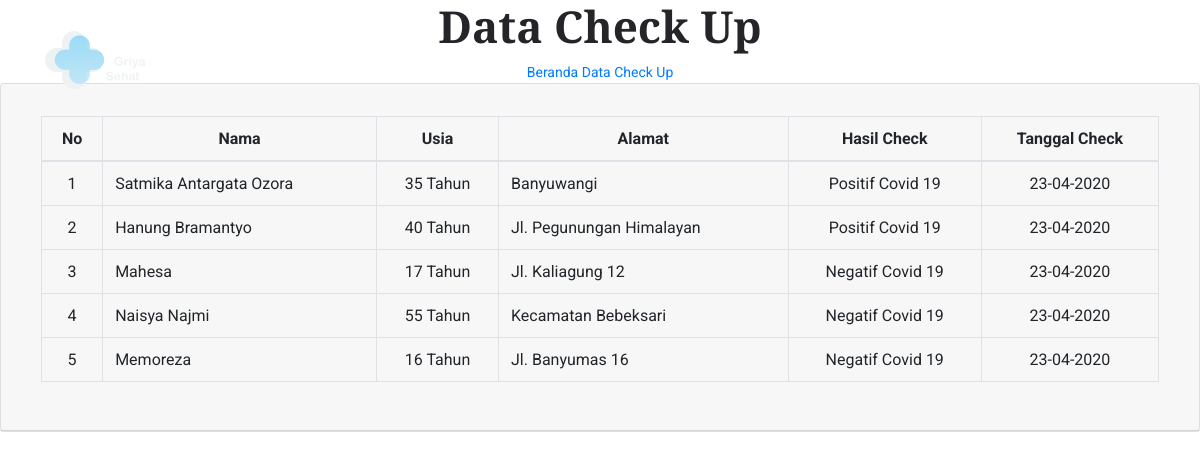
The page /pelayanan/data_checkup.php on the database its author committed.
### tables this page shows
CREATE TABLE `pelayanan` (
  `nama` varchar(100) NOT NULL,
  `alamat` varchar(100) NOT NULL,
  `usia` varchar(20) NOT NULL,
  `id_hasil` int(20) NOT NULL,
  `tgl_tes` text NOT NULL
);

CREATE TABLE `hasil` (
  `id_hasil` int(20) NOT NULL,
  `hasil` varchar(50) NOT NULL
);

### pelayanan/data_checkup.php (the view, shortened to what this page needs)
<html lang="en">
<head>
    <link rel="stylesheet" href="../css/bootstrap.css">
    <link rel="stylesheet" href="../vendors/linericon/style.css">
    <link rel="stylesheet" href="../css/font-awesome.min.css">
    <link rel="stylesheet" href="../css/style.css">
    <link rel="stylesheet" href="../css/responsive.css">
    <link rel="stylesheet" href="css/bootstrap.min.css">
    <link rel="stylesheet" href="css/nice-select.css">
    <link rel="stylesheet" href="css/style.css">
</head>
<body>
    <header class="header_area">
        <div class="main_menu">
            <nav class="navbar navbar-expand-lg navbar-light">
                <div class="container box_1620">
                    <a class="navbar-brand logo_h" href="index.html"><img src="http://localhost/covid19/img/logone.png" width="100px" alt=""></a>
                    <div class="collapse navbar-collapse offset" id="navbarSupportedContent">
                        <ul class="nav navbar-nav menu_nav ml-auto">
                            <li class="nav-item active"><a class="nav-link" href="../index.php">Beranda</a></li>
                            <li class="nav-item"><a class="nav-link" href="data_checkup.php">Data Check Up</a></li>
                            <li class="nav-item"><a class="nav-link" href="data_pelayanan.php">Data Pelayanan</a></li>
                            <li class="nav-item"><a class="nav-link" href="../diriku.php">Tentang</a></li>
                        </ul>
                    </div>
                </div>
            </nav>
        </div>
    </header>
    <section class="banner_area">
        <div class="box_1620">
            <div class="banner_inner d-flex align-items-center">
                <div class="container">
                    <div class="banner_content text-center">
                        <h2>Data Check Up</h2>
                        <div class="page_link">
                            <a href="../index.php">Beranda</a>
                            <a href="data_checkup.php">Data Check Up</a>
                        </div>
                    </div>
                </div>
            </div>
        </div>
    </section>
    <?php
    include '../koneksi.php';
    $sql = "SELECT * FROM pelayanan INNER JOIN hasil ON pelayanan.id_hasil=hasil.id_hasil ORDER BY tgl_tes";
    $res = mysqli_query($koneksi, $sql);
    $dapas = array();
    while ($data = mysqli_fetch_assoc($res)) {
        $dapas[] = $data;
    }
    ?>
    <div class="card">
        <div id="cont" class="card-header">
            <div id="cont" class="card-body">
                <table class="table table-bordered">
                    <thead align="center">
                        <tr>
                            <th scope="col">No</th>
                            <th scope="col">Nama</th>
                            <th scope="col">Usia</th>
                            <th scope="col">Alamat</th>
                            <th scope="col">Hasil Check</th>
                            <th scope="col">Tanggal Check</th>
                        </tr>
                    </thead>
                    <?php
                    $no = 1;
                    foreach ($dapas as $d) { ?>
                        <tr>
                            <td scope="row" align="center"><?= $no ?></td>
                            <td><?= $d['nama'] ?></th>
                            <td align="center"><?= $d['usia'] ?></th>
                            <td><?= $d['alamat'] ?></th>
                            <td align="center"><?= $d['hasil'] ?></th>
                            <td align="center"><?= $d['tgl_tes'] ?></th>
                        </tr>
                    <?php
                        $no++;
                    }
                    ?>
                </table>
            </div>
        </div>
    </div>
</body>

### css/style.css (style rules this page uses)
a { text-decoration: none; transition: all 0.3s ease-in-out; }
body { line-height: 26px; font-size: 16px; font-family: "Roboto", sans-serif; font-weight: normal; color: #777777; }
h1, h2, h3, h4, h5, h6 { font-family: "Heebo", sans-serif; font-weight: bold; }
@media (min-width: 1200px) { .container { max-width: 1170px; } }
.header_area { position: absolute; width: 100%; top: 0; left: 0; z-index: 99; transition: background 0.4s, all 0.3s linear; }
.header_area .navbar { background: transparent; padding: 0px; border: 0px; border-radius: 0px; }
.header_area .navbar .nav .nav-item { margin-right: 45px; }
.header_area .navbar .nav .nav-item .nav-link { font: 500 12px/120px "Roboto", sans-serif; text-transform: uppercase; color: #fff; padding: 0px; display: inline-block; }
.header_area .navbar .nav .nav-item .nav-link:after { display: none; }
.header_area .navbar .nav .nav-item:hover .nav-link, .header_area .navbar .nav .nav-item.active .nav-link { color: #fff; }
.header_area .navbar .nav .nav-item:last-child { margin-right: 0px; }

### css/responsive.css (style rules this page uses)
@media (max-width:1619px) { .banner_area .box_1620 { border-radius: 0px; } }

### pelayanan/css/style.css (style rules this page uses)
body { font-family: "Roboto", sans-serif; padding: 0; margin: 0; font-size: 14px; }
a { text-decoration: none; -webkit-transition: 0.5s; transition: 0.5s; }
h1, h2, h3, h4, h5, h6 { color: #242429; font-family: "Playfair Display", serif; }
h2 { font-size: 44px; line-height: 28px; color: #242429; font-weight: 600; line-height: 1.222; }
img { max-width: 100%; }
ul { list-style: none; margin: 0; padding: 0; }

### rows shown on the page
pelayanan: nama "Satmika Antargata Ozora", usia "35 Tahun", alamat "Banyuwangi", id_hasil.hasil "Positif Covid 19", tgl_tes "23-04-2020"
pelayanan: nama "Hanung Bramantyo", usia "40 Tahun", alamat "Jl. Pegunungan Himalayan", id_hasil.hasil "Positif Covid 19", tgl_tes "23-04-2020"
pelayanan: nama "Mahesa", usia "17 Tahun", alamat "Jl. Kaliagung 12", id_hasil.hasil "Negatif Covid 19", tgl_tes "23-04-2020"
pelayanan: nama "Naisya Najmi", usia "55 Tahun", alamat "Kecamatan Bebeksari", id_hasil.hasil "Negatif Covid 19", tgl_tes "23-04-2020"
pelayanan: nama "Memoreza", usia "16 Tahun", alamat "Jl. Banyumas 16", id_hasil.hasil "Negatif Covid 19", tgl_tes "23-04-2020"
